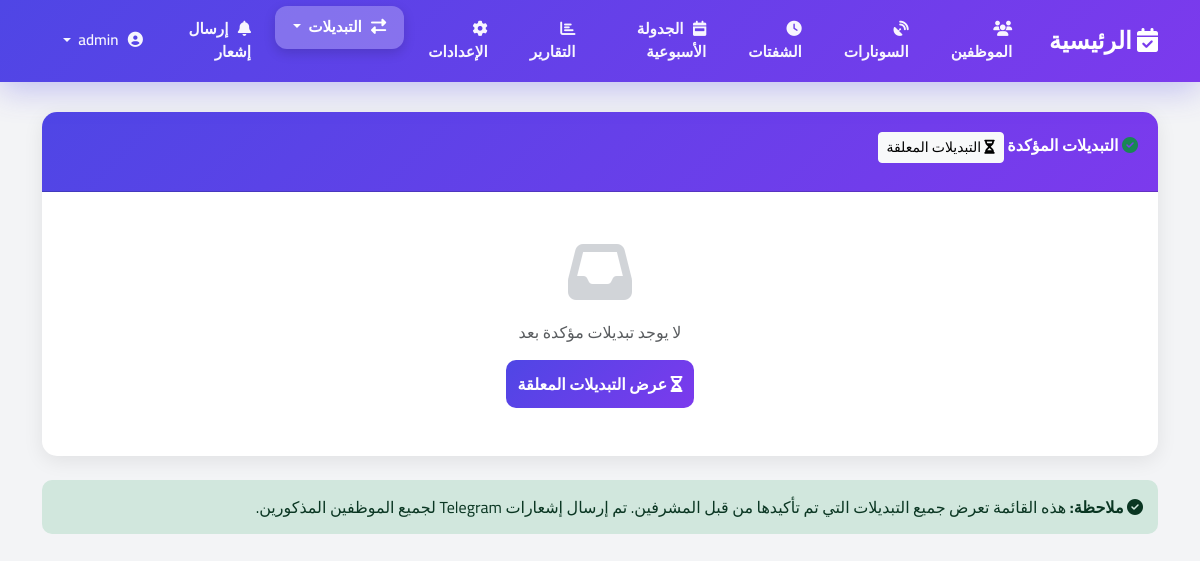
The app's page /confirmed-assignments/ (signed in), older data.
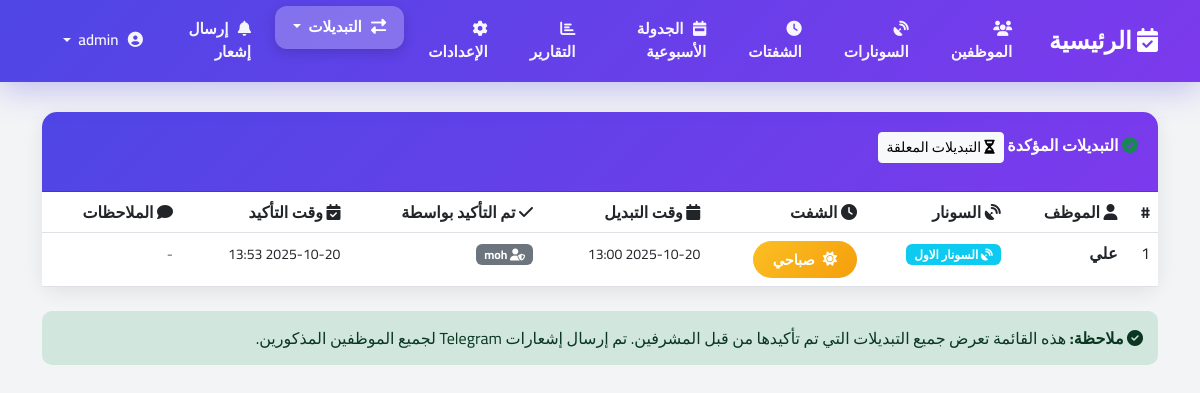
The same page, newer data.
### shifts/models.py (models this page shows, shortened)
class AssignmentConfirmation(models.Model):
    STATUS_CHOICES = [
        ('confirmed', 'مؤكد'),
        ('rejected', 'مرفوض'),
    ]
    assignment = models.OneToOneField(
        EmployeeAssignment,
        on_delete=models.CASCADE,
        related_name='confirmation',
        verbose_name='التبديل'
    )
    status = models.CharField(
        max_length=20,
        choices=STATUS_CHOICES,
        verbose_name='الحالة'
    )
    confirmed_by = models.ForeignKey(
        User,
        on_delete=models.SET_NULL,
        null=True,
        verbose_name='تم التأكيد/الرفض بواسطة'
    )
    confirmed_at = models.DateTimeField(auto_now_add=True, verbose_name='وقت التأكيد/الرفض')
    notes = models.TextField(blank=True, null=True, verbose_name='ملاحظات')
    class Meta:
        verbose_name = 'تأكيد تبديل'
        verbose_name_plural = 'تأكيدات التبديلات'
        ordering = ['-confirmed_at']

class EmployeeAssignment(models.Model):
    employee = models.ForeignKey(Employee, on_delete=models.CASCADE)
    sonar = models.ForeignKey(Sonar, on_delete=models.CASCADE, null=True, blank=True)  # يمكن أن يكون null للاحتياط
    shift = models.ForeignKey(Shift, on_delete=models.CASCADE)
    assigned_at = models.DateTimeField(default=timezone.now)
    rotation_number = models.IntegerField(default=0)
    confirmed = models.BooleanField(default=False)  # هل تم تأكيد التبديل؟
    notification_sent = models.BooleanField(default=False)  # هل تم إرسال الإشعار؟
    is_standby = models.BooleanField(default=False, verbose_name='في حالة احتياط')  # الموظف في راحة/احتياط
    work_duration_hours = models.FloatField(default=0.0, verbose_name='مدة العمل بالساعات')  # مدة العمل الفعلية
    employee_confirmed = models.BooleanField(default=False, verbose_name='تأكيد الموظف')
    employee_confirmed_at = models.DateTimeField(null=True, blank=True, verbose_name='وقت تأكيد الموظف')
    supervisor_confirmed = models.BooleanField(default=False, verbose_name='تأكيد المشرف')
    supervisor_confirmed_at = models.DateTimeField(null=True, blank=True, verbose_name='وقت تأكيد المشرف')
    supervisor_confirmed_by = models.ForeignKey(
        User,
        on_delete=models.SET_NULL,
        null=True,
        blank=True,
        related_name='confirmed_assignments',
        verbose_name='المشرف المؤكد'
    )
    class Meta:
        verbose_name = 'إسناد موظف'
        verbose_name_plural = 'إسنادات الموظفين'
        ordering = ['-assigned_at']

class Employee(models.Model):
    user = models.OneToOneField(User, on_delete=models.CASCADE, related_name='employee_profile', null=True, blank=True)
    name = models.CharField(max_length=100, verbose_name='اسم الموظف')
    telegram_id = models.CharField(max_length=50, null=True, blank=True, verbose_name='معرف تليجرام')
    is_on_leave = models.BooleanField(default=False, verbose_name='في إجازة')
    created_at = models.DateTimeField(auto_now_add=True, null=True, blank=True, verbose_name='تاريخ الإنشاء')
    created_by = models.ForeignKey(User, on_delete=models.SET_NULL, null=True, blank=True,
                                   related_name='created_employees', verbose_name='أنشئ بواسطة')
    total_work_hours = models.FloatField(default=0.0, verbose_name='إجمالي ساعات العمل')
    last_work_datetime = models.DateTimeField(null=True, blank=True, verbose_name='آخر وقت عمل')
    consecutive_rest_count = models.IntegerField(default=0, verbose_name='عدد مرات الراحة المتتالية')
    class Meta:
        verbose_name = 'موظف'
        verbose_name_plural = 'الموظفين'

class Sonar(models.Model):
    name = models.CharField(max_length=50)
    active = models.BooleanField(default=True)  # لتحديد إذا كانت المحطة نشطة
    max_employees = models.IntegerField(default=1)  # عدد الموظفين المطلوب لكل محطة

### shifts/views.py (the view)
# urls.py: path('confirmed-assignments/', views.confirmed_assignments_list, name='confirmed_assignments_list'),
@login_required
def confirmed_assignments_list(request):
    confirmed = AssignmentConfirmation.objects.filter(
        status='confirmed'
    ).select_related(
        'assignment__employee',
        'assignment__sonar',
        'assignment__shift',
        'confirmed_by'
    ).order_by('-confirmed_at')
    return render(request, 'pending_assignments/confirmed_list.html', {'confirmed_assignments': confirmed})

### templates/pending_assignments/confirmed_list.html (shortened to what the changed rows need)
{% extends 'base.html' %}
{% block content %}
<div class="content-wrapper">
    <div class="container">
        <div class="card">
            <div class="card-body p-0">
                {% if confirmed_assignments %}
                <div class="table-responsive">
                    <table class="table table-hover mb-0">
                        <thead>
                            <tr>
                                <th>#</th>
                                <th><i class="fas fa-user"></i> الموظف</th>
                                <th><i class="fas fa-satellite-dish"></i> السونار</th>
                                <th><i class="fas fa-clock"></i> الشفت</th>
                                <th><i class="fas fa-calendar"></i> وقت التبديل</th>
                                <th><i class="fas fa-check"></i> تم التأكيد بواسطة</th>
                                <th><i class="fas fa-calendar-check"></i> وقت التأكيد</th>
                                <th><i class="fas fa-comment"></i> الملاحظات</th>
                            </tr>
                        </thead>
                        <tbody>
                            {% for confirmation in confirmed_assignments %}
                            <tr>
                                <td>{{ forloop.counter }}</td>
                                <td>
                                    <strong>{{ confirmation.assignment.employee.name }}</strong>
                                </td>
                                <td>
                                    <span class="badge bg-info">
                                        <i class="fas fa-satellite-dish"></i> {{ confirmation.assignment.sonar.name }}
                                    </span>
                                </td>
                                <td>
                                    {% if confirmation.assignment.shift.name == 'morning' %}
                                        <span class="shift-badge shift-morning">
                                            <i class="fas fa-sun"></i> صباحي
                                        </span>
                                    {% elif confirmation.assignment.shift.name == 'evening' %}
                                        <span class="shift-badge shift-evening">
                                            <i class="fas fa-cloud-sun"></i> مسائي
                                        </span>
                                    {% elif confirmation.assignment.shift.name == 'night' %}
                                        <span class="shift-badge shift-night">
                                            <i class="fas fa-moon"></i> ليلي
                                        </span>
                                    {% endif %}
                                </td>
                                <td>
                                    <small>{{ confirmation.assignment.assigned_at|date:"Y-m-d H:i" }}</small>
                                </td>
                                <td>
                                    <span class="badge bg-secondary">
                                        <i class="fas fa-user-shield"></i> {{ confirmation.confirmed_by.username }}
                                    </span>
                                </td>
                                <td>
                                    <small>{{ confirmation.confirmed_at|date:"Y-m-d H:i" }}</small>
                                </td>
                                <td>
                                    {% if confirmation.notes %}
                                        <small class="text-muted">{{ confirmation.notes|truncatewords:5 }}</small>
                                    {% else %}
                                        <small class="text-muted">-</small>
                                    {% endif %}
                                </td>
                            </tr>
                            {% endfor %}
                        </tbody>
                    </table>
                </div>
                {% else %}
                <div class="text-center py-5">
                    <i class="fas fa-inbox fa-4x mb-3" style="opacity: 0.3; color: #6B7280;"></i>
                    <p class="text-muted">لا يوجد تبديلات مؤكدة بعد</p>
                    <a href="{% url 'pending_assignments_list' %}" class="btn btn-primary">
                        <i class="fas fa-hourglass-half"></i> عرض التبديلات المعلقة
                    </a>
                </div>
                {% endif %}
            </div>
        </div>
    </div>
</div>
{% endblock %}

Row changes from the older to the newer data that the page shows:
added AssignmentConfirmation: assignment.employee.name "علي", assignment.sonar.name "السونار الاول", shows "صباحي", assignment.assigned_at "2025-10-20 13:00", confirmed_by.username "moh", confirmed_at "2025-10-20 13:53"
Text that changed along with them:
text no longer shown: "لا يوجد تبديلات مؤكدة بعد عرض التبديلات المعلقة"
text now shown: "# الموظف السونار الشفت وقت التبديل تم التأكيد بواسطة وقت التأكيد الملاحظات"
